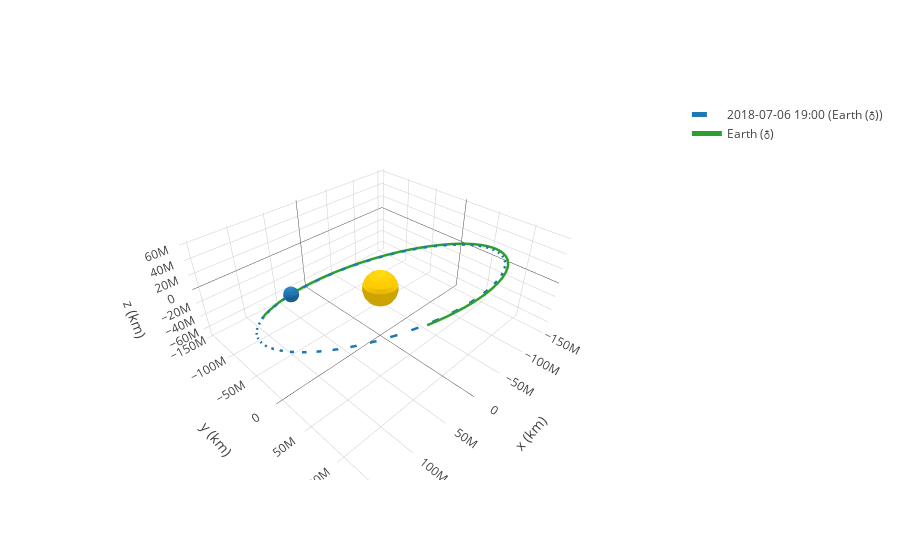

Notebook cell for this chart:
### Code cell
frame = OrbitPlotter3D()

frame.set_attractor(Sun)
frame.plot(Orbit.from_body_ephem(Earth), label=Earth)
frame.plot_trajectory(rr_earth, label=Earth)
frame.show()
